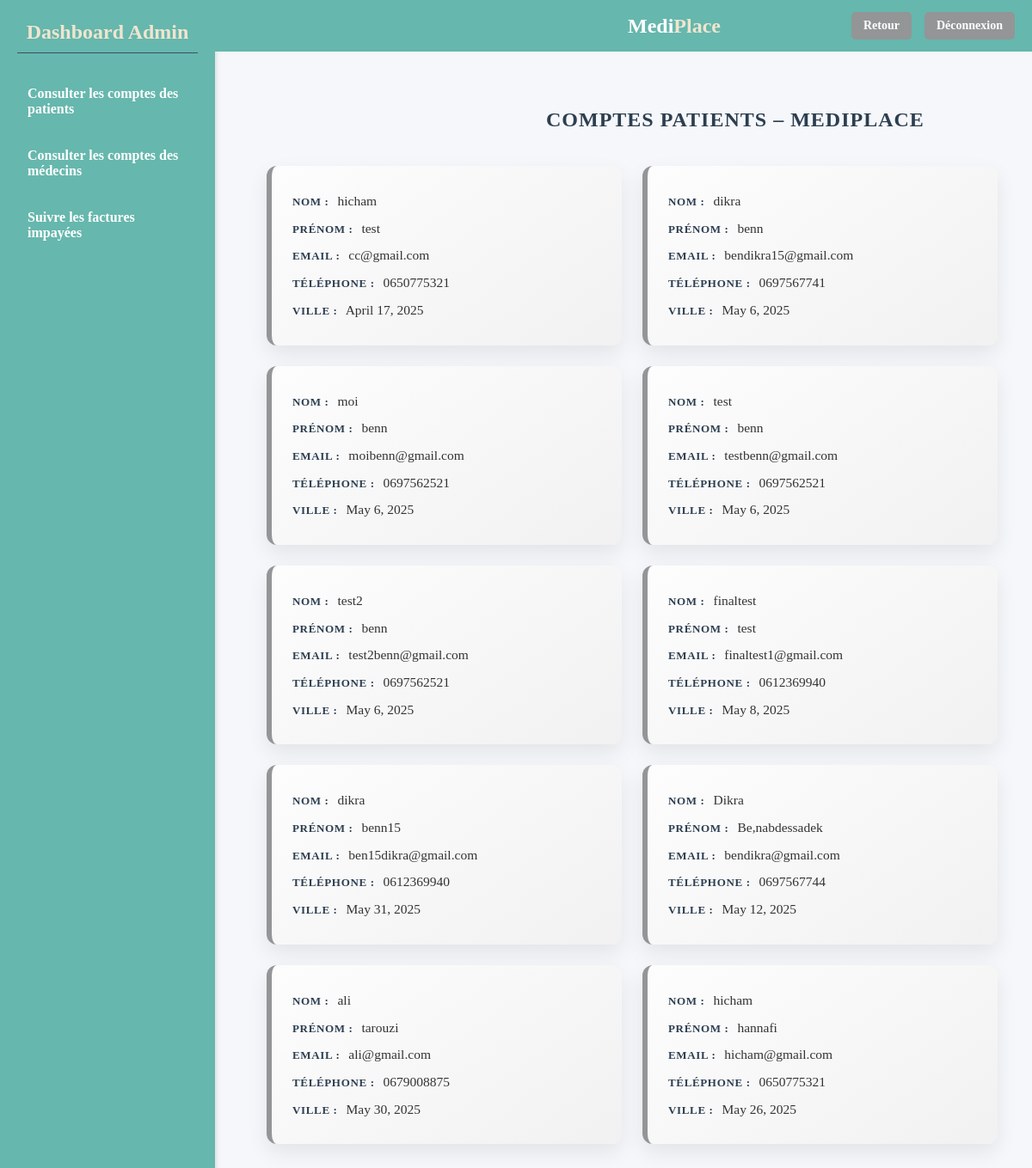
The app's page /voirpats/, older data.
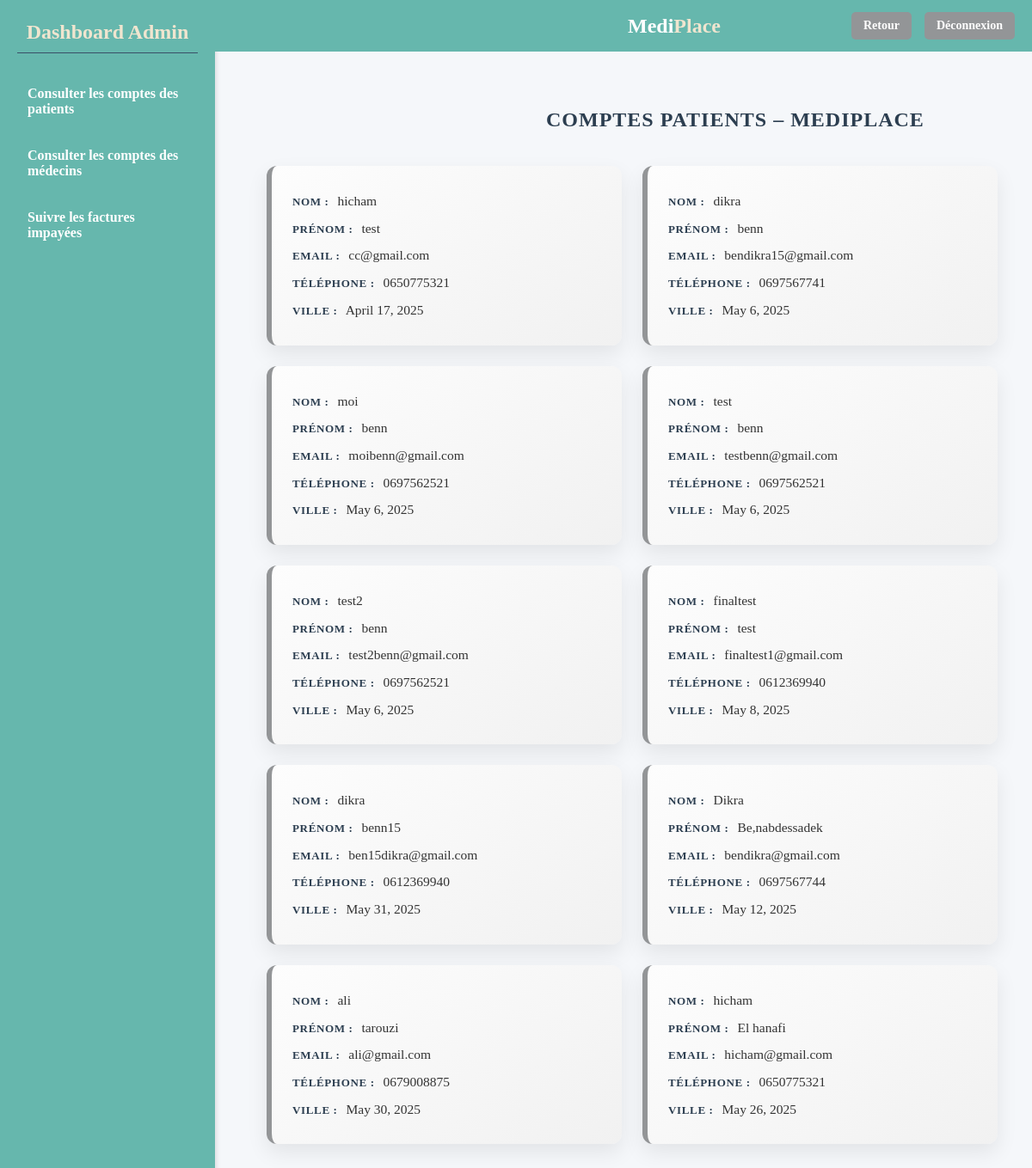
The same page, newer data.
### cabinet/models.py (models this page shows, shortened)
class Patient(models.Model):
    nom = models.CharField(max_length=50)
    prenom = models.CharField(max_length=50)
    email = models.EmailField(unique=True)
    numero_telephone = models.CharField(max_length=15)
    date_naissance = models.DateField()
    mot_de_passe = models.CharField(max_length=128)

### cabinet/views.py (the view)
# urls.py: path("voirpats/",views.voircomptepat_admin,name="voircomptepat_admin"),
def voircomptepat_admin(request):
    tab=Patient.objects.all()
    return render(request,'cabinet/voircomptepat_admin.html',{'pat':tab})

### cabinet/templates/cabinet/voircomptepat_admin.html (shortened to what this page needs)
<!DOCTYPE html>
<html lang="fr">
<head>
    {% load static %}
 <link rel="stylesheet" href="{% static 'cabinet/css/voircomptepatient_admin.css' %}"/>
</head>
<body>
<header>
  <div class="logo">
    <span class="medi">Medi</span><span class="place">Place</span>
  </div>
  <div class="header-buttons">
    <a href="{% url 'main_admin' %}" class="nav-btn">Retour</a>
    <a href="{% url 'landing' %}" class="nav-btn">Déconnexion</a>
  </div>
</header>
<div class="sidebar">
  <h2>Dashboard Admin</h2>
  <ul>
    <li><a href="{% url 'voircomptepat_admin' %}" >Consulter les comptes des patients</a></li>
    <li><a href="{% url 'voircomptemed_admin' %}" >Consulter les comptes des médecins</a></li>
    <li><a href="{% url 'voirfact_admin' %}" >Suivre les factures impayées</a></li>
  </ul>
</div>
<div class="main-content">
  <h1 class="page-title">Comptes Patients – MediPlace</h1>
  <div class="patient-grid">
    {% for x in pat %}
      <div class="patient-card">
        <p><span class="label">Nom :</span> {{ x.nom }}</p>
        <p><span class="label">Prénom :</span> {{ x.prenom }}</p>
        <p><span class="label">Email :</span> {{ x.email }}</p>
        <p><span class="label">Téléphone :</span> {{ x.numero_telephone }}</p>
        <p><span class="label">Ville :</span> {{ x.date_naissance }}</p>
      </div>
    {% endfor %}
  </div>
</div>
</body>
</html>

Row changes from the older to the newer data that the page shows:
changed Patient "hicham@gmail.com": prenom "hannafi" → "El hanafi"
